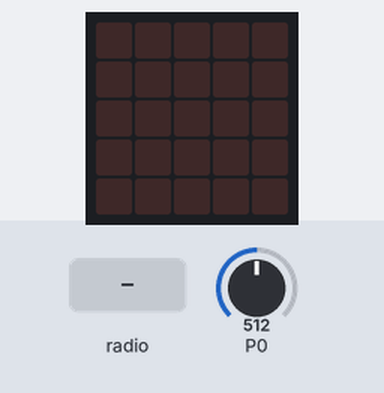
Recording of a program running on a simulated BBC micro:bit (MakeCode). Parts: the board's 5×5 LED display. Inputs (shaded band) come from the test bench; at power-on: P0 = 512 (analog values on the 0–1023 scale). No radio messages arrive unless stated (any console line starting 'radio sent:' is added by the test bench); what the program prints to the serial console is not drawn.

Above: at 1.2 s.
1.3 s: radio message "1" arrives
At 1.6 s:
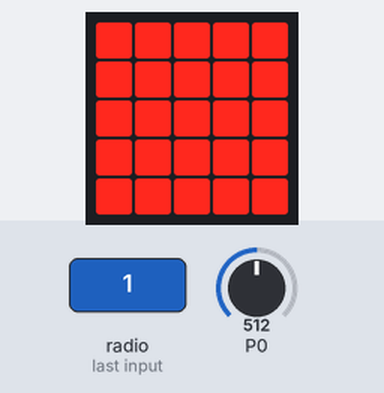
Timing chart, 0 to 4.3 s (numbered marks = the images above; inputs shaded):
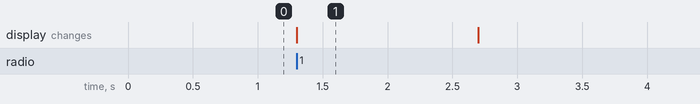

Measured:
- after the input at 1.3 s, the display: changes at once (image 1)
- what the display in image 1 shows lasts 1.4 s, from 1.3 s to 2.7 s

The program:

main.ts
```typescript
radio.onReceivedNumber(function (receivedNumber) {
    basic.showLeds(`
        # # # # #
        # # # # #
        # # # # #
        # # # # #
        # # # # #
        `)
    basic.pause(1000)
    basic.showLeds(`
        . . . . .
        . . . . .
        . . . . .
        . . . . .
        . . . . .
        `)
})
radio.setGroup(70)
basic.forever(function () {
    if (pins.analogReadPin(AnalogPin.P0) < 700) {
        radio.sendString("poca humedad, hay que regar")
    }
})
```

test.ts
```typescript
// aquí va el archivo "tests"; esto no se compilará cuando este paquete se utilice como una extensión.
```
